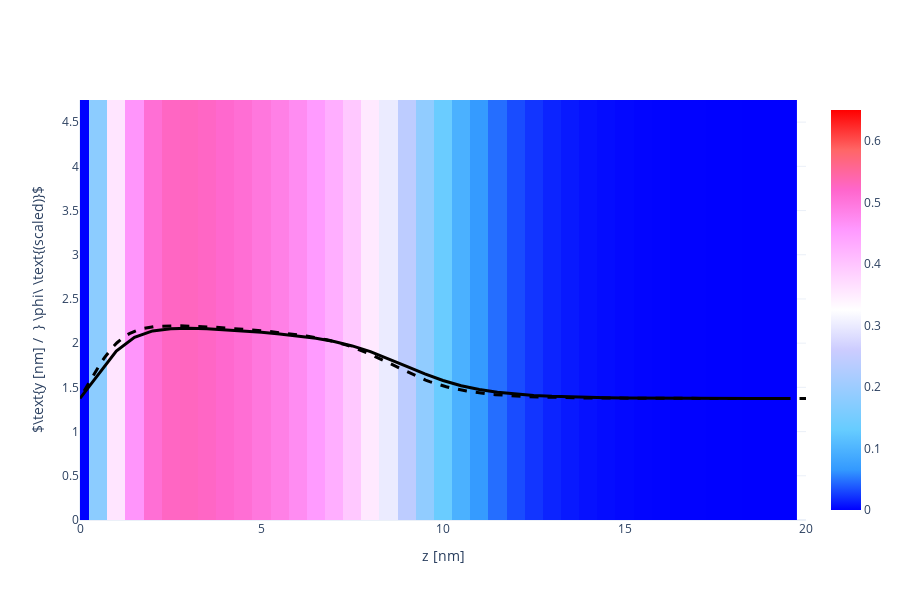

Notebook code for this chart:
### Code cell
X, Y, Z = np.array(phAr.iloc[:,0]), np.array(phAr.iloc[:,1]), np.array(phAr.iloc[:,2])
vol = np.array(phAr.iloc[:,3])

Lz_max = 20
vol = vol[Z < Lz_max]
X = X[Z < Lz_max]
Y = Y[Z < Lz_max]
Z = Z[Z < Lz_max]

Nz_new = int(len(Z)/Nx/Ny)
x = [X[i*Ny*Nz_new] for i in range(Nx)]
y = [Y[j*Nz_new]    for j in range(Ny)]
z = [Z[k]           for k in range(Nz_new)]

xslice = 10
islice = int(xslice*(x[1]-x[0]))
vol = np.array([vol[(islice*Ny+j)*Nz_new+k] for j in range(Ny) for k in range(Nz_new)]).reshape(Ny, Nz_new)

import plotly.graph_objects as go
heatmap = go.Heatmap(
            x=z, y=y, z=vol,
            zmin = 0.0, zmax = 0.65,
            colorscale= 'Picnic'
          )
scatter = go.Scatter(
            x = z,
            y = 1.5*vol[int(Ny/2), :] + max(y)/2-1,
            line = dict(color='black', width=3)
          )

fname = GIT+'ph_a010x075_1D.dat'
df = pd.read_csv(fname, sep="\s+", skiprows=0)
a000x075_1d = pd.DataFrame([df.iloc[:,0], df.iloc[:,1]], index=['z', 'pha']).T

reference = go.Scatter(
                x = a000x075_1d.z,
                y = 1.5*a000x075_1d.pha + max(y)/2-1,
                line = dict(color='black', width=3, dash='dash')
            )

layout = go.Layout( xaxis_range = [0, Lz_max], yaxis_range = [0, y[-1]],
                    yaxis_title = r'$\text{y [nm] /  } \phi\ \text{(scaled)}$', xaxis_title = 'z [nm]',
                    scene_xaxis_showticklabels=True,
                    scene_yaxis_showticklabels=True,
                    scene_zaxis_showticklabels=True,
                    showlegend = False,
                    template='plotly_white', width=900, height=600)
fig = go.Figure(data = [heatmap, scatter, reference], layout = layout)
fig.show()

### Figure 1 — Plotly figure (JSON) as saved in the notebook; plotly's stock layout.template omitted (floating-point values rounded to 4 significant figures; data arrays with more than 128 entries replaced by an {"elided": "..."} marker saying what was removed)
{"data": [{"colorscale": [[0, "rgb(0,0,255)"], [0.1, "rgb(51,153,255)"], [0.2, "rgb(102,204,255)"], [0.3, "rgb(153,204,255)"], [0.4, "rgb(204,204,255)"], [0.5, "rgb(255,255,255)"], [0.6, "rgb(255,204,255)"], [0.7, "rgb(255,153,255)"], [0.8, "rgb(255,102,204)"], [0.9, "rgb(255,102,102)"], [1, "rgb(255,0,0)"]], "type": "heatmap", "x": [0, 0.5, 1, 1.5, 2, 2.5, 3, 3.5, 4, 4.5, 5, 5.5, 6, 6.5, 7, 7.5, 8, 8.5, 9, 9.5, 10, 10.5, 11, 11.5, 12, 12.5, 13, 13.5, 14, 14.5, 15, 15.5, 16, 16.5, 17, 17.5, 18, 18.5, 19, 19.5], "y": [0, 0.25, 0.5, 0.75, 1, 1.25, 1.5, 1.75, 2, 2.25, 2.5, 2.75, 3, 3.25, 3.5, 3.75, 4, 4.25, 4.5, 4.75], "z": {"elided": "20x40 float values"}, "zmax": 0.65, "zmin": 0}, {"line": {"color": "black", "width": 3}, "type": "scatter", "x": [0, 0.5, 1, 1.5, 2, 2.5, 3, 3.5, 4, 4.5, 5, 5.5, 6, 6.5, 7, 7.5, 8, 8.5, 9, 9.5, 10, 10.5, 11, 11.5, 12, 12.5, 13, 13.5, 14, 14.5, 15, 15.5, 16, 16.5, 17, 17.5, 18, 18.5, 19, 19.5], "y": [1.375, 1.644, 1.912, 2.065, 2.138, 2.163, 2.167, 2.162, 2.152, 2.139, 2.123, 2.105, 2.082, 2.054, 2.018, 1.969, 1.904, 1.825, 1.737, 1.652, 1.578, 1.519, 1.476, 1.445, 1.423, 1.409, 1.398, 1.391, 1.386, 1.382, 1.38, 1.378, 1.377, 1.376, 1.376, 1.376, 1.375, 1.375, 1.375, 1.375]}, {"line": {"color": "black", "dash": "dash", "width": 3}, "type": "scatter", "x": {"elided": "440 float values"}, "y": {"elided": "440 float values"}}], "layout": {"height": 600, "scene": {"xaxis": {"showticklabels": true}, "yaxis": {"showticklabels": true}, "zaxis": {"showticklabels": true}}, "showlegend": false, "width": 900, "xaxis": {"range": [0, 20], "title": {"text": "z [nm]"}, "type": "linear"}, "yaxis": {"range": [0, 4.75], "title": {"text": "$\\text{y [nm] /  } \\phi\\ \\text{(scaled)}$"}, "type": "linear"}}}
